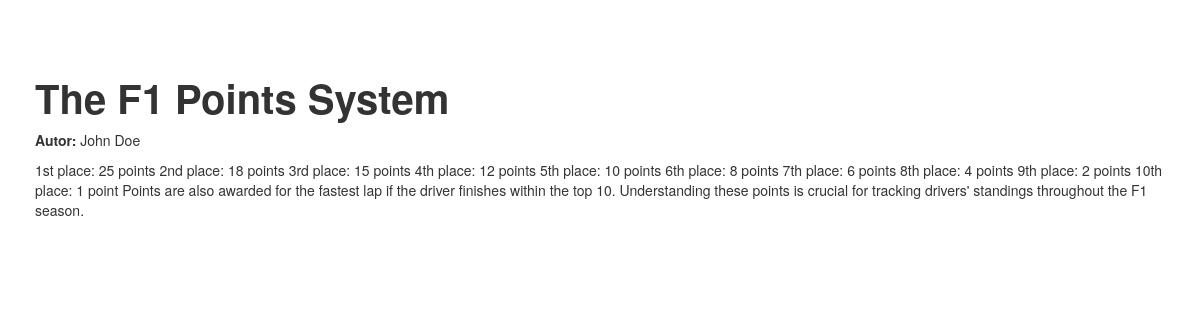
Page /clanak.php?id=21 on the committed database.
### tables this page shows
CREATE TABLE `tablica` (
  `id` int(11) NOT NULL,
  `naslov` varchar(255) NOT NULL,
  `autor` varchar(255) NOT NULL,
  `kratki_opis` text NOT NULL,
  `sadrzaj` text NOT NULL,
  `arhiva` tinyint(1) NOT NULL,
  `category` varchar(50) NOT NULL DEFAULT 'latest_news',
  `kategorija` varchar(50) NOT NULL DEFAULT 'latest_news',
  `korisnicko_ime` varchar(55) NOT NULL,
  `ime` varchar(55) NOT NULL,
  `prezime` varchar(55) NOT NULL,
  `lozinka` varchar(255) NOT NULL,
  `razina` tinyint(1) NOT NULL
);

### clanak.php (the view, shortened to what this page needs)
<?php
$dbc = mysqli_connect('localhost', 'root', '', 'projekt_baza') or die('Error connecting to database');
if (isset($_GET['id'])) {
    $article_id = $_GET['id'];
    $query = "SELECT * FROM tablica WHERE id = $article_id";
    $result = mysqli_query($dbc, $query);
    if (mysqli_num_rows($result) > 0) {
        $row = mysqli_fetch_assoc($result);
        echo '<!DOCTYPE html>
            <html lang="en">
            <head>
                <meta charset="UTF-8">
                <meta name="viewport" content="width=device-width, initial-scale=1.0">
                <link rel="stylesheet" href="https://maxcdn.bootstrapcdn.com/bootstrap/3.4.1/css/bootstrap.min.css">
                <link rel="stylesheet" href="styles.css">
                <title>' . $row['naslov'] . '</title>
            </head>
            <body>';
        echo '<main>';
        echo '<div class="container">';
        echo '<h2>' . $row['naslov'] . '</h2>';
        echo '<p><strong>Autor: </strong>' . $row['autor'] . '</p>';
        echo '<p>' . $row['sadrzaj'] . '</p>';
        echo '</div>';
        echo '</main>';
        echo '</body>
            </html>';
    } else {
        echo '<p>Article not found.</p>';
    }
} else {
    echo '<p>Invalid request.</p>';
}
?>

### styles.css (style rules this page uses)
h2 { font-size: 40px; font-weight: bold; }
.container { max-width: 1200px; margin: 0 auto; padding: 20px; }

### rows in the picture
tablica: naslov "The F1 Points System", autor "John Doe", sadrzaj "1st place: 25 points 2nd place: 18 points 3rd place: 15 points 4th place: 12 points 5th place: 10 points 6th place: 8 points 7th place: 6 points 8th place: 4 points 9th place: 2 points 10th place: 1 point Points are also awarded for the fastest lap if the driver finishes within the top 10. Understanding these points is crucial for tracking drivers' standings throughout the F1 season."
